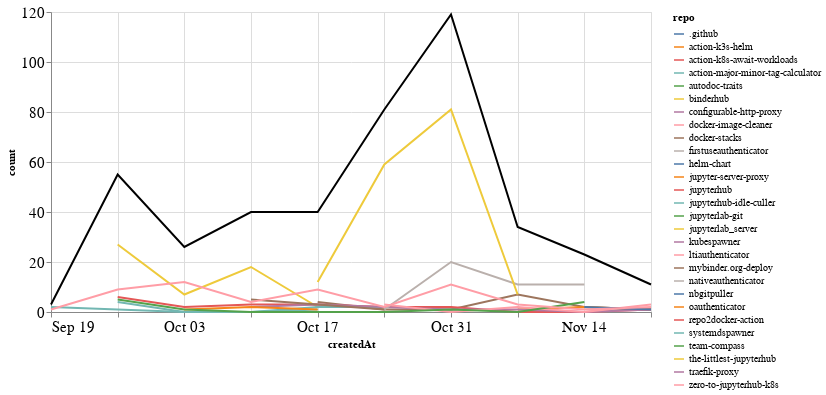

Notebook source saved alongside this figure:
### Markdown cell above
### Comments

### Code cell
comments_time = comments.groupby('repo').resample('W', on='createdAt').count()['author'].reset_index()
comments_time = comments_time.rename(columns={'author': 'count'})
comments_time_total = comments_time.groupby('createdAt').agg({"count": "sum"}).reset_index()
ch1 = alt.Chart(comments_time, width=600).mark_line().encode(
    x='createdAt',
    y='count',
    color='repo',
    tooltip="repo"
)

ch2 = alt.Chart(comments_time_total, width=600).mark_line(color="black").encode(
    x='createdAt',
    y='count',
)

ch1 + ch2

### Figure 1 — Vega-Lite specification as saved in the notebook (floating-point values rounded to 4 significant figures)
{"config": {"axisLeft": {"labelFontSize": 15}, "axisBottom": {"labelFontSize": 15}}, "layer": [{"data": {"name": "data-7691e0c093299065c2ee45b0b375afe3"}, "mark": "line", "encoding": {"color": {"type": "nominal", "field": "repo"}, "tooltip": {"type": "nominal", "field": "repo"}, "x": {"type": "temporal", "field": "createdAt"}, "y": {"type": "quantitative", "field": "count"}}, "width": 600}, {"data": {"name": "data-d230b3673340fc2152bc7976ba57a699"}, "mark": {"type": "line", "color": "black"}, "encoding": {"x": {"type": "temporal", "field": "createdAt"}, "y": {"type": "quantitative", "field": "count"}}, "width": 600}], "$schema": "https://vega.github.io/schema/vega-lite/v4.8.1.json", "datasets": {"data-7691e0c093299065c2ee45b0b375afe3": [{"repo": ".github", "createdAt": "2021-10-24T00:00:00", "count": 1}, {"repo": "action-k3s-helm", "createdAt": "2021-10-10T00:00:00", "count": 5}, {"repo": "action-k8s-await-workloads", "createdAt": "2021-11-21T00:00:00", "count": 1}, {"repo": "action-major-minor-tag-calculator", "createdAt": "2021-09-26T00:00:00", "count": 4}, {"repo": "action-major-minor-tag-calculator", "createdAt": "2021-10-03T00:00:00", "count": 0}, {"repo": "action-major-minor-tag-calculator", "createdAt": "2021-10-10T00:00:00", "count": 0}, {"repo": "action-major-minor-tag-calculator", "createdAt": "2021-10-17T00:00:00", "count": 1}, {"repo": "autodoc-traits", "createdAt": "2021-10-24T00:00:00", "count": 1}, {"repo": "binderhub", "createdAt": "2021-09-26T00:00:00", "count": 27}, {"repo": "binderhub", "createdAt": "2021-10-03T00:00:00", "count": 7}, {"repo": "binderhub", "createdAt": "2021-10-10T00:00:00", "count": 18}, {"repo": "binderhub", "createdAt": "2021-10-17T00:00:00", "count": 2}, {"repo": "configurable-http-proxy", "createdAt": "2021-11-14T00:00:00", "count": 1}, {"repo": "docker-image-cleaner", "createdAt": "2021-09-26T00:00:00", "count": 3}, {"repo": "docker-stacks", "createdAt": "2021-10-17T00:00:00", "count": 4}, {"repo": "docker-stacks", "createdAt": "2021-10-24T00:00:00", "count": 1}, {"repo": "docker-stacks", "createdAt": "2021-10-31T00:00:00", "count": 1}, {"repo": "docker-stacks", "createdAt": "2021-11-07T00:00:00", "count": 7}, {"repo": "docker-stacks", "createdAt": "2021-11-14T00:00:00", "count": 2}, {"repo": "docker-stacks", "createdAt": "2021-11-21T00:00:00", "count": 1}, {"repo": "firstuseauthenticator", "createdAt": "2021-10-31T00:00:00", "count": 2}, {"repo": "helm-chart", "createdAt": "2021-10-10T00:00:00", "count": 1}, {"repo": "jupyter-server-proxy", "createdAt": "2021-11-07T00:00:00", "count": 1}, {"repo": "jupyter-server-proxy", "createdAt": "2021-11-14T00:00:00", "count": 2}, {"repo": "jupyter-server-proxy", "createdAt": "2021-11-21T00:00:00", "count": 1}, {"repo": "jupyterhub", "createdAt": "2021-09-26T00:00:00", "count": 6}, {"repo": "jupyterhub", "createdAt": "2021-10-03T00:00:00", "count": 2}, {"repo": "jupyterhub", "createdAt": "2021-10-10T00:00:00", "count": 3}, {"repo": "jupyterhub", "createdAt": "2021-10-17T00:00:00", "count": 3}, {"repo": "jupyterhub", "createdAt": "2021-10-24T00:00:00", "count": 2}, {"repo": "jupyterhub", "createdAt": "2021-10-31T00:00:00", "count": 2}, {"repo": "jupyterhub", "createdAt": "2021-11-07T00:00:00", "count": 0}, {"repo": "jupyterhub", "createdAt": "2021-11-14T00:00:00", "count": 0}, {"repo": "jupyterhub", "createdAt": "2021-11-21T00:00:00", "count": 1}, {"repo": "jupyterhub-idle-culler", "createdAt": "2021-09-19T00:00:00", "count": 2}, {"repo": "jupyterhub-idle-culler", "createdAt": "2021-09-26T00:00:00", "count": 1}, {"repo": "jupyterhub-idle-culler", "createdAt": "2021-10-03T00:00:00", "count": 0}, {"repo": "jupyterhub-idle-culler", "createdAt": "2021-10-10T00:00:00", "count": 0}, {"repo": "jupyterhub-idle-culler", "createdAt": "2021-10-17T00:00:00", "count": 2}, {"repo": "jupyterhub-idle-culler", "createdAt": "2021-10-24T00:00:00", "count": 2}, {"repo": "jupyterlab-git", "createdAt": "2021-10-03T00:00:00", "count": 2}, {"repo": "jupyterlab_server", "createdAt": "2021-10-03T00:00:00", "count": 1}, {"repo": "kubespawner", "createdAt": "2021-10-10T00:00:00", "count": 2}, {"repo": "kubespawner", "createdAt": "2021-10-17T00:00:00", "count": 3}, {"repo": "kubespawner", "createdAt": "2021-10-24T00:00:00", "count": 2}, {"repo": "kubespawner", "createdAt": "2021-10-31T00:00:00", "count": 1}, {"repo": "kubespawner", "createdAt": "2021-11-07T00:00:00", "count": 1}, {"repo": "kubespawner", "createdAt": "2021-11-14T00:00:00", "count": 0}, {"repo": "kubespawner", "createdAt": "2021-11-21T00:00:00", "count": 1}, {"repo": "ltiauthenticator", "createdAt": "2021-10-24T00:00:00", "count": 3}, {"repo": "ltiauthenticator", "createdAt": "2021-10-31T00:00:00", "count": 0}, {"repo": "ltiauthenticator", "createdAt": "2021-11-07T00:00:00", "count": 2}, {"repo": "ltiauthenticator", "createdAt": "2021-11-14T00:00:00", "count": 0}, {"repo": "ltiauthenticator", "createdAt": "2021-11-21T00:00:00", "count": 3}, {"repo": "mybinder.org-deploy", "createdAt": "2021-10-10T00:00:00", "count": 5}, {"repo": "mybinder.org-deploy", "createdAt": "2021-10-17T00:00:00", "count": 3}, {"repo": "mybinder.org-deploy", "createdAt": "2021-10-24T00:00:00", "count": 1}, {"repo": "nativeauthenticator", "createdAt": "2021-10-24T00:00:00", "count": 1}, {"repo": "nativeauthenticator", "createdAt": "2021-10-31T00:00:00", "count": 20}, {"repo": "nativeauthenticator", "createdAt": "2021-11-07T00:00:00", "count": 11}, {"repo": "nativeauthenticator", "createdAt": "2021-11-14T00:00:00", "count": 11}, {"repo": "nbgitpuller", "createdAt": "2021-11-14T00:00:00", "count": 2}, {"repo": "nbgitpuller", "createdAt": "2021-11-21T00:00:00", "count": 1}, {"repo": "oauthenticator", "createdAt": "2021-10-03T00:00:00", "count": 1}, {"repo": "oauthenticator", "createdAt": "2021-10-10T00:00:00", "count": 2}, {"repo": "oauthenticator", "createdAt": "2021-10-17T00:00:00", "count": 1}, {"repo": "repo2docker-action", "createdAt": "2021-11-07T00:00:00", "count": 2}, {"repo": "systemdspawner", "createdAt": "2021-10-24T00:00:00", "count": 3}, {"repo": "team-compass", "createdAt": "2021-09-26T00:00:00", "count": 5}, {"repo": "team-compass", "createdAt": "2021-10-03T00:00:00", "count": 1}, {"repo": "team-compass", "createdAt": "2021-10-10T00:00:00", "count": 0}, {"repo": "team-compass", "createdAt": "2021-10-17T00:00:00", "count": 0}, {"repo": "team-compass", "createdAt": "2021-10-24T00:00:00", "count": 0}, {"repo": "team-compass", "createdAt": "2021-10-31T00:00:00", "count": 1}, {"repo": "team-compass", "createdAt": "2021-11-07T00:00:00", "count": 0}, {"repo": "team-compass", "createdAt": "2021-11-14T00:00:00", "count": 4}, {"repo": "the-littlest-jupyterhub", "createdAt": "2021-10-17T00:00:00", "count": 12}, {"repo": "the-littlest-jupyterhub", "createdAt": "2021-10-24T00:00:00", "count": 59}, {"repo": "the-littlest-jupyterhub", "createdAt": "2021-10-31T00:00:00", "count": 81}, {"repo": "the-littlest-jupyterhub", "createdAt": "2021-11-07T00:00:00", "count": 7}, {"repo": "traefik-proxy", "createdAt": "2021-10-24T00:00:00", "count": 3}, {"repo": "zero-to-jupyterhub-k8s", "createdAt": "2021-09-19T00:00:00", "count": 1}, {"repo": "zero-to-jupyterhub-k8s", "createdAt": "2021-09-26T00:00:00", "count": 9}, {"repo": "zero-to-jupyterhub-k8s", "createdAt": "2021-10-03T00:00:00", "count": 12}, {"repo": "zero-to-jupyterhub-k8s", "createdAt": "2021-10-10T00:00:00", "count": 4}, {"repo": "zero-to-jupyterhub-k8s", "createdAt": "2021-10-17T00:00:00", "count": 9}, {"repo": "zero-to-jupyterhub-k8s", "createdAt": "2021-10-24T00:00:00", "count": 2}, {"repo": "zero-to-jupyterhub-k8s", "createdAt": "2021-10-31T00:00:00", "count": 11}, {"repo": "zero-to-jupyterhub-k8s", "createdAt": "2021-11-07T00:00:00", "count": 3}, {"repo": "zero-to-jupyterhub-k8s", "createdAt": "2021-11-14T00:00:00", "count": 1}, {"repo": "zero-to-jupyterhub-k8s", "createdAt": "2021-11-21T00:00:00", "count": 2}], "data-d230b3673340fc2152bc7976ba57a699": [{"createdAt": "2021-09-19T00:00:00", "count": 3}, {"createdAt": "2021-09-26T00:00:00", "count": 55}, {"createdAt": "2021-10-03T00:00:00", "count": 26}, {"createdAt": "2021-10-10T00:00:00", "count": 40}, {"createdAt": "2021-10-17T00:00:00", "count": 40}, {"createdAt": "2021-10-24T00:00:00", "count": 81}, {"createdAt": "2021-10-31T00:00:00", "count": 119}, {"createdAt": "2021-11-07T00:00:00", "count": 34}, {"createdAt": "2021-11-14T00:00:00", "count": 23}, {"createdAt": "2021-11-21T00:00:00", "count": 11}]}}
